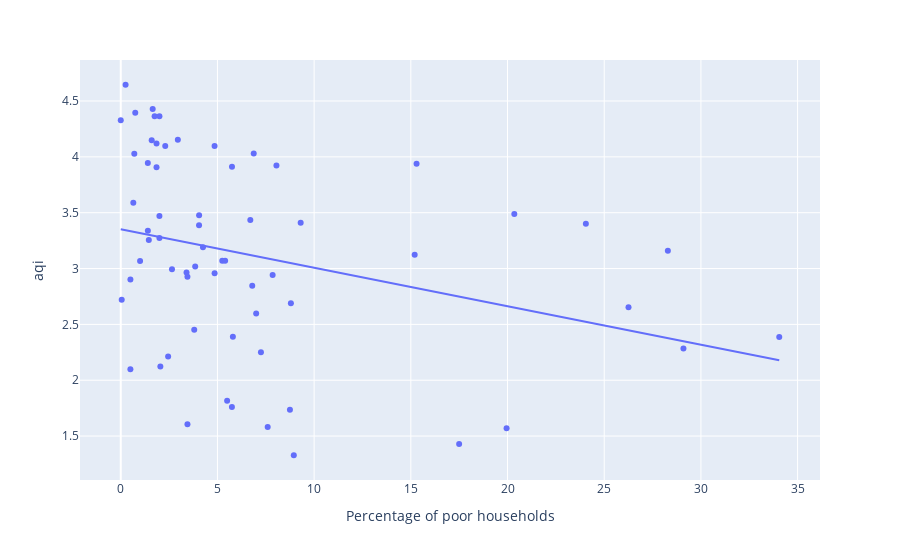

Write notebook code for a chart like this one.
### Markdown cell above
__Visualize__

We will plot a scatter graph attached with a linear regression line to have a better insight about the relationship between `aqi` and `Percentage of poor households`.

### Code cell
# plt.suptitle(f'Relationship between poor households and air quality in each location in Vietnam')
# sns.regplot(avg_data, x='Percentage of poor households', y='aqi')
# plt.show()
fig = px.scatter(avg_data, x='Percentage of poor households', y='aqi', hover_name='location', trendline='ols')
fig.show()

### Figure 1 — Plotly figure (JSON) as saved in the notebook; plotly's stock layout.template omitted (floating-point values rounded to 4 significant figures)
{"data": [{"hovertemplate": "<b>%{hovertext}</b><br><br>Percentage of poor households=%{x}<br>aqi=%{y}<extra></extra>", "hovertext": ["An Giang", "Ba Ria - Vung Tau", "Bac Giang", "Bac Kan", "Bac Lieu", "Bac Ninh", "Ben Tre", "Binh Dinh", "Binh Duong", "Binh Phuoc", "Binh Thuan", "Ca Mau", "Can Tho", "Cao Bang", "Da Nang", "Dak Lak", "Dak Nong", "Dien Bien", "Dong Nai", "Dong Thap", "Gia Lai", "Ha Giang", "Ha Nam", "Ha Noi", "Ha Tinh", "Hai Duong", "Hai Phong", "Hau Giang", "Hoa Binh", "Hung Yen", "Khanh Hoa", "Kien Giang", "Kon Tum", "Lai Chau", "Lam Dong", "Lang Son", "Lao Cai", "Long An", "Nam Dinh", "Nghe An", "Ninh Binh", "Ninh Thuan", "Phu Tho", "Phu Yen", "Quang Binh", "Quang Nam", "Quang Ngai", "Quang Ninh", "Quang Tri", "Soc Trang", "Son La", "TP. Ho Chi Minh", "Tay Ninh", "Thai Binh", "Thai Nguyen", "Thanh Hoa", "Thua Thien - Hue", "Tien Giang", "Tra Vinh", "Tuyen Quang", "Vinh Long", "Vinh Phuc", "Yen Bai"], "legendgroup": "", "marker": {"color": "#636efa", "symbol": "circle"}, "mode": "markers", "name": "", "orientation": "v", "showlegend": false, "type": "scatter", "x": [4.048, 0.4992, 2.301, 20.35, 5.501, 0.7496, 4.251, 3.799, 0.04986, 2.451, 2.048, 5.798, 1.401, 24.05, 0.6493, 7.598, 8.948, 34.05, 0.4995, 3.401, 17.5, 28.29, 2, 0.2504, 4.853, 1.401, 0.7003, 5.25, 8.05, 1.75, 2.649, 3.849, 19.95, 29.1, 3.45, 9.304, 15.2, 1.999, 1.601, 7.855, 1.85, 8.749, 4.852, 5.748, 7.002, 7.249, 6.7, 1.451, 8.798, 5.398, 26.26, 0, 0.9995, 1.85, 2.952, 5.752, 3.449, 1.999, 6.799, 6.876, 4.052, 1.652, 15.3], "xaxis": "x", "y": [3.389, 2.098, 4.096, 3.489, 1.816, 4.396, 3.191, 2.452, 2.72, 2.212, 2.122, 2.39, 3.339, 3.401, 3.589, 1.581, 1.328, 2.387, 2.902, 2.964, 1.429, 3.159, 4.363, 4.646, 2.957, 3.945, 4.029, 3.069, 3.923, 4.363, 2.993, 3.018, 1.57, 2.284, 1.606, 3.409, 3.124, 3.273, 4.15, 2.942, 4.12, 1.736, 4.098, 1.761, 2.598, 2.251, 3.435, 3.255, 2.688, 3.069, 2.652, 4.327, 3.067, 3.908, 4.154, 3.912, 2.926, 3.471, 2.846, 4.03, 3.478, 4.429, 3.938], "yaxis": "y"}, {"hovertemplate": "<b>OLS trendline</b><br>aqi = -0.0344778 * Percentage of poor households + 3.35236<br>R<sup>2</sup>=0.097703<br><br>Percentage of poor households=%{x}<br>aqi=%{y} <b>(trend)</b><extra></extra>", "legendgroup": "", "marker": {"color": "#636efa", "symbol": "circle"}, "mode": "lines", "name": "", "showlegend": false, "type": "scatter", "x": [0, 0.04986, 0.2504, 0.4992, 0.4995, 0.6493, 0.7003, 0.7496, 0.9995, 1.401, 1.401, 1.451, 1.601, 1.652, 1.75, 1.85, 1.85, 1.999, 1.999, 2, 2.048, 2.301, 2.451, 2.649, 2.952, 3.401, 3.449, 3.45, 3.799, 3.849, 4.048, 4.052, 4.251, 4.852, 4.853, 5.25, 5.398, 5.501, 5.748, 5.752, 5.798, 6.7, 6.799, 6.876, 7.002, 7.249, 7.598, 7.855, 8.05, 8.749, 8.798, 8.948, 9.304, 15.2, 15.3, 17.5, 19.95, 20.35, 24.05, 26.26, 28.29, 29.1, 34.05], "xaxis": "x", "y": [3.352, 3.351, 3.344, 3.335, 3.335, 3.33, 3.328, 3.327, 3.318, 3.304, 3.304, 3.302, 3.297, 3.295, 3.292, 3.289, 3.289, 3.283, 3.283, 3.283, 3.282, 3.273, 3.268, 3.261, 3.251, 3.235, 3.233, 3.233, 3.221, 3.22, 3.213, 3.213, 3.206, 3.185, 3.185, 3.171, 3.166, 3.163, 3.154, 3.154, 3.152, 3.121, 3.118, 3.115, 3.111, 3.102, 3.09, 3.082, 3.075, 3.051, 3.049, 3.044, 3.032, 2.828, 2.825, 2.749, 2.664, 2.651, 2.523, 2.447, 2.377, 2.349, 2.178], "yaxis": "y"}], "layout": {"legend": {"tracegroupgap": 0}, "margin": {"t": 60}, "xaxis": {"anchor": "y", "domain": [0, 1], "title": {"text": "Percentage of poor households"}}, "yaxis": {"anchor": "x", "domain": [0, 1], "title": {"text": "aqi"}}}}
